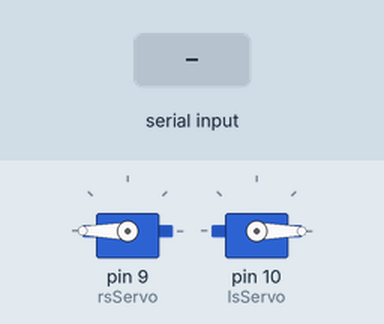
This sketch was run on a simulated Arduino Uno, built with avr-gcc and run on an emulated ATmega328P. Shown: 2 × servo. Inputs (shaded band) come from the test bench.

Above: at 10.9 s.
11.0 s: "90,45\n" received over Serial
At 11.4 s:
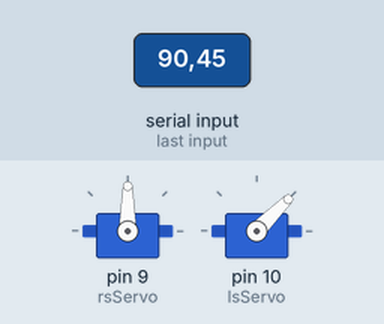
12.5 s: "30,150\n" received over Serial
At 14.5 s:
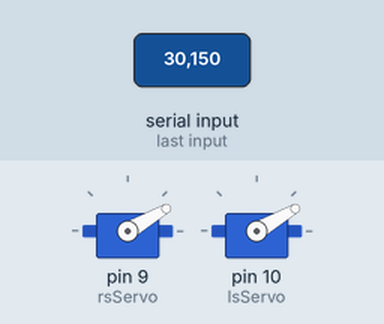
15.0 s: "5\n" received over Serial
At 17.2 s:
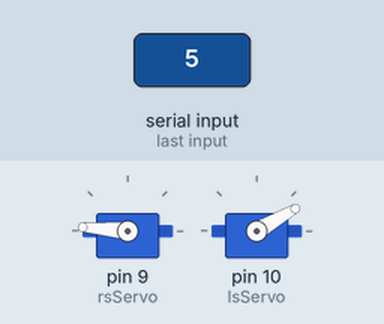
17.5 s: "1,90\n" received over Serial
At 18.7 s:
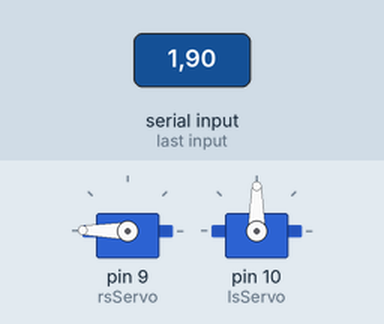
19.0 s: "1,90,45\n" received over Serial
At 20.0 s:
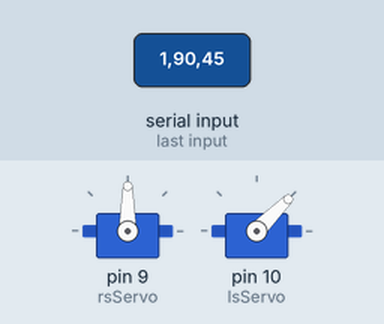
20.5 s: "90\n" received over Serial
At 20.9 s:
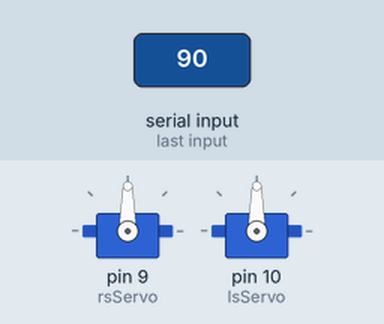
Timing chart, 0 to 23.0 s (numbered marks = the images above; inputs shaded):
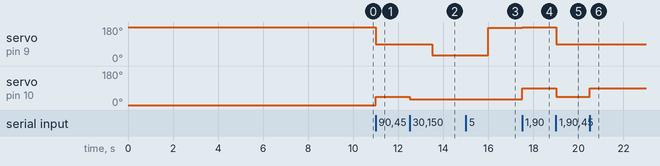

Measured:
- after the input at 11.0 s, servo on pin 9 (rsServo): 180° → 90° at once; servo on pin 10 (lsServo): 0° → 45° at once
- after the input at 12.5 s, servo on pin 9 (rsServo): 90° → 30° after 1.0 s; servo on pin 10 (lsServo): 45° → 30° at once
- after the input at 15.0 s, servo on pin 9 (rsServo): 30° → 175° after 1.0 s
- after the input at 17.5 s, servo on pin 9 (rsServo): 175° → 179° at once; servo on pin 10 (lsServo): 30° → 90° at once
- after the input at 19.0 s, servo on pin 9 (rsServo): 179° → 90° at once; servo on pin 10 (lsServo): 90° → 45° at once
- after the input at 20.5 s, servo on pin 10 (lsServo): 45° → 90° at once

The sketch:

servo.ino
```cpp
#include <Servo.h>

Servo rsServo;
Servo lsServo;

int rs = 0;
int ls = 0;

unsigned long starttime;
unsigned long runtime = 10000;

void setup() {
  Serial.begin(9600);

  rsServo.attach(9);   // RS servo
  lsServo.attach(10);  // LS servo

  starttime = millis();

  rsServo.write(180 -rs);
  lsServo.write(ls);
}

void loop() {
  if (millis() - starttime >= runtime) {

    if (Serial.available() > 0) {
      rs = Serial.parseInt();
      ls = Serial.parseInt();

      if (rs > 0 && rs < 180) {
        rsServo.write(180 -rs);
      }

      if (ls > 0 && ls < 180) {
        lsServo.write(ls);
      }
    }
  }
}
```
